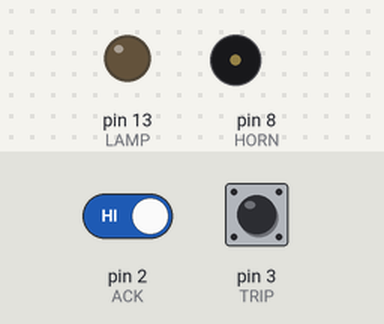
Simulated run of this sketch. Board: Arduino Uno, built with avr-gcc and run on an emulated ATmega328P. On the bench: output pins drawn as LEDs (lit = HIGH), buzzer (waves = sounding). Dashed ring = blinking. Inputs (shaded band) come from the test bench; at power-on: pin 3 (TRIP) HIGH, pin 2 (ACK) HIGH.

Above: at 1.3 s.
1.4 s: pin 3 (TRIP) pulled LOW for 1 s
At 1.62 s:
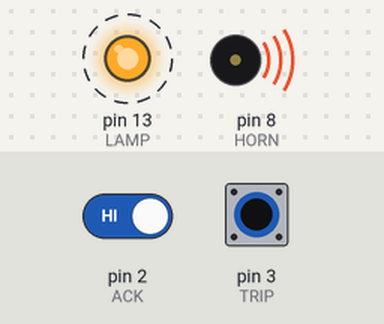
4.0 s: pin 3 (TRIP) pulled LOW for 3.2 s
At 8.4 s:
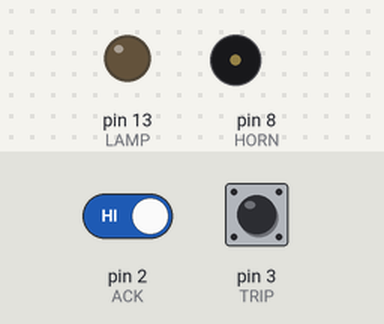
8.7 s: pin 2 (ACK) driven LOW and pin 3 (TRIP) driven LOW
At 9.7 s:
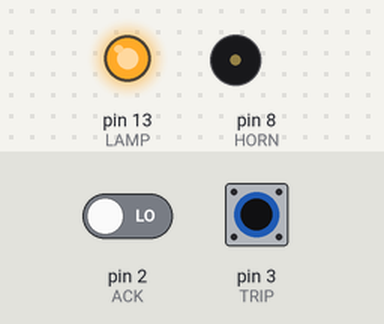
10.2 s: pin 3 (TRIP) driven HIGH
At 10.9 s:
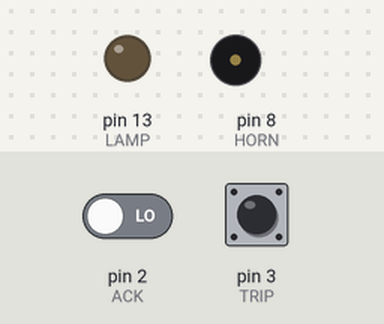
Timing chart, 0 to 12.7 s (numbered marks = the images above; inputs shaded):
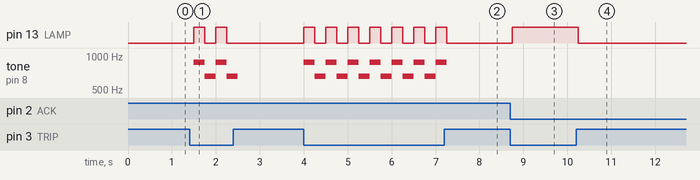

Measured:
- after the input at 1.4 s, pin 13 (LAMP): alternates HIGH for 0.25 s and LOW for 0.25 s, 4 changes in all, then stays LOW, starting after 0.10 s; tone on pin 8 (HORN): plays 880 Hz for 0.25 s, 660 Hz for 0.25 s, 880 Hz for 0.25 s, 660 Hz for 0.25 s, starting after 0.10 s
- after the input at 4.0 s, pin 13 (LAMP): alternates HIGH for 0.25 s and LOW for 0.25 s, 14 changes in all, then stays LOW, starting at once; tone on pin 8 (HORN): silent → 880 Hz at once, then repeats every 0.50 s: 660 Hz 0.25 s, 880 Hz 0.25 s, until it stays silent from 7.3 s
- after the input at 8.7 s, pin 13 (LAMP): LOW → HIGH after 0.05 s
- after the input at 10.2 s, pin 13 (LAMP): HIGH → LOW after 0.05 s

The sketch:

p031-alarm-horn-with-acknowledge.ino
```cpp
// Project 31: Alarm Horn with Acknowledge
// Hold TRIP to make an alarm: the horn sounds and the lamp
// flashes. Press ACK: the horn stops, the lamp goes steady.

const int TRIP = 3;           // stands in for a field switch
const int ACK = 2;            // the operator's button
const int HORN = 8;
const int LAMP = LED_BUILTIN; // the L LED on the Uno

bool acked = false;           // has this alarm been answered?
bool flash = false;           // flips on every pass

void setup() {
  pinMode(TRIP, INPUT_PULLUP);
  pinMode(ACK, INPUT_PULLUP);
  pinMode(LAMP, OUTPUT);
}

void loop() {
  // Read the inputs.
  bool alarm = (digitalRead(TRIP) == LOW);
  bool ackPressed = (digitalRead(ACK) == LOW);

  // Solve: remember the acknowledge until the alarm clears.
  if (alarm && ackPressed) {
    acked = true;
  }
  if (!alarm) {
    acked = false;
  }
  flash = !flash;
  bool horn = alarm && !acked;
  bool lamp = alarm && (acked || flash);

  // Write the outputs.
  digitalWrite(LAMP, lamp);
  if (horn && flash) {
    tone(HORN, 880);          // high half of the warble
  } else if (horn) {
    tone(HORN, 660);          // low half of the warble
  } else {
    noTone(HORN);
  }
  delay(250);
}
```
